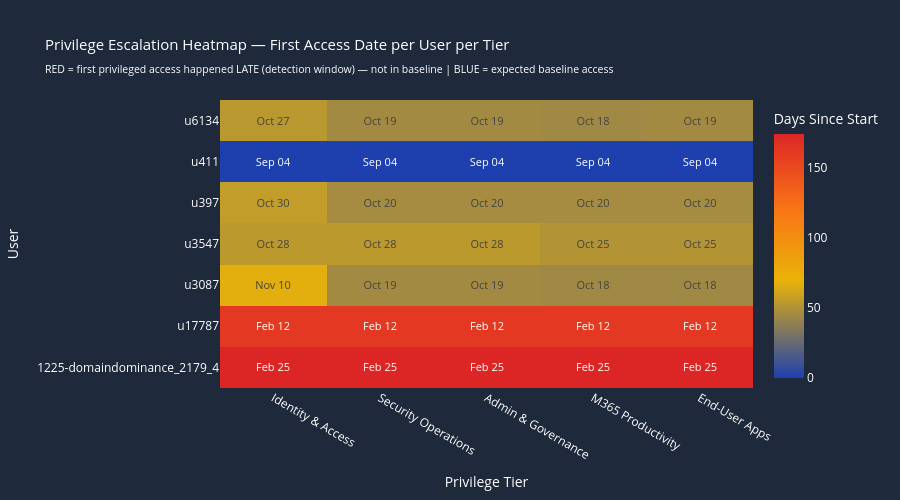

The notebook cell this image was saved under:
### Markdown cell above
---
## Cell 7 — Privilege Escalation Heatmap

For the top drifting users, maps **when they first accessed each privilege tier** — surfacing the escalation trajectory from low-privilege (T4/T5) through to high-privilege admin surfaces (T1/T2).

The heatmap reads left-to-right as a timeline and top-to-bottom by privilege tier. A **red cell in an early column for T1/T2** means an account reached critical admin tools during the *baseline* period — expected for admins. A **red or orange cell appearing in a later column (detection window)** for T1/T2 on a user who was T4/T5 in the baseline is a **high-confidence privilege escalation signal**.

Notable: `u3087@int.zava-corp.com` first accessed PIM, ZTNA, and AAD Devices on **Feb 20** — 19 days into the window — having previously only accessed security monitoring and productivity tools.

### Code cell
# ==============================================================
# Cell 7 | Privilege Escalation Heatmap
# ==============================================================

# Focus on top scope-drifting users
FOCUS_USERS = [
    "u411@a.alpineskihouse.co",
    "u3547@int.zava-corp.com",
    "u3087@int.zava-corp.com",
    "u17787@int.zava-corp.com",
    "u397@int.zava-corp.com",
    "u6134@int.zava-corp.com",
    "1225-domaindominance_2179_4@ctf.alpineskihouse.co"
]

# First access date per user per privilege tier
priv_escalation = (
    signin_df
    .filter(
        (col("ResultType") == "0") &
        col("UserPrincipalName").isin(FOCUS_USERS)
    )
    .join(tier_map_df, "AppDisplayName", "left")
    .filter(col("PrivilegeTier").isNotNull())
    .withColumn("Day", to_date("TimeGenerated"))
    .groupBy("UserPrincipalName", "PrivilegeTier")
    .agg(
        spark_min("Day").alias("FirstAccessDate"),
        count("*").alias("TotalEvents")
    )
    .toPandas()
)

priv_escalation["FirstAccessDate"] = pd.to_datetime(priv_escalation["FirstAccessDate"])
priv_escalation["DaysSinceStart"] = (priv_escalation["FirstAccessDate"] - pd.Timestamp(BASELINE_START)).dt.days
priv_escalation["IsDetectionWindow"] = priv_escalation["FirstAccessDate"] >= pd.Timestamp(DETECT_START)
priv_escalation["UserLabel"] = priv_escalation["UserPrincipalName"].str.split("@").str[0]
priv_escalation["TierLabel"] = priv_escalation["PrivilegeTier"].str.split("—").str[-1].str.strip()

# Pivot for heatmap: rows = users, cols = tiers
pivot = priv_escalation.pivot_table(
    index="UserLabel", columns="TierLabel",
    values="DaysSinceStart", aggfunc="min"
).fillna(999)

pivot_text = priv_escalation.pivot_table(
    index="UserLabel", columns="TierLabel",
    values="FirstAccessDate", aggfunc="min"
).applymap(lambda d: d.strftime("%b %d") if pd.notna(d) else "—")

# Sort columns by tier (T1 first)
tier_col_order = [c for c in ["Identity & Access", "Security Operations", "Admin & Governance", "M365 Productivity", "End-User Apps"] if c in pivot.columns]
pivot = pivot[[c for c in tier_col_order if c in pivot.columns]]
pivot_text = pivot_text[[c for c in tier_col_order if c in pivot_text.columns]]

# Replace 999 with NaN for display
z_data = pivot.replace(999, np.nan).values
hover_text = pivot_text.values

fig = go.Figure(data=go.Heatmap(
    z=z_data,
    x=list(pivot.columns),
    y=list(pivot.index),
    text=hover_text,
    texttemplate="%{text}",
    textfont=dict(size=11),
    colorscale=[
        [0.0, "#dc2626"],   # Day 0-9 = critical RED (detection window)
        [0.3, "#f97316"],   # Day 9-15 = orange
        [0.6, "#eab308"],   # Day 15-21 = yellow (late baseline)
        [1.0, "#1e40af"]    # Day 21-30 = blue (baseline, expected)
    ],
    reversescale=True,
    colorbar=dict(
        title="Days Since Start",
        tickfont=dict(color="white"),
        titlefont=dict(color="white")
    ),
    hovertemplate="User: %{y}<br>Tier: %{x}<br>First Access: %{text}<extra></extra>"
))

fig.update_layout(
    title="Privilege Escalation Heatmap — First Access Date per User per Tier"
          "<br><sub>RED = first privileged access happened LATE (detection window) — not in baseline | BLUE = expected baseline access</sub>",
    paper_bgcolor="#1e293b", plot_bgcolor="#0f172a",
    font_color="white", title_font_size=15, height=500,
    margin=dict(t=100, b=60, l=80, r=80),
    xaxis=dict(title="Privilege Tier", tickfont=dict(color="white")),
    yaxis=dict(title="User", tickfont=dict(color="white"))
)
fig.show()

### Figure 1 — Plotly figure (JSON) as saved in the notebook; plotly's stock layout.template omitted (floating-point values rounded to 4 significant figures)
{"data": [{"colorbar": {"tickfont": {"color": "white"}, "title": {"font": {"color": "white"}, "text": "Days Since Start"}}, "colorscale": [[0, "#dc2626"], [0.3, "#f97316"], [0.6, "#eab308"], [1, "#1e40af"]], "hovertemplate": "User: %{y}<br>Tier: %{x}<br>First Access: %{text}<extra></extra>", "reversescale": true, "text": [["Feb 25", "Feb 25", "Feb 25", "Feb 25", "Feb 25"], ["Feb 12", "Feb 12", "Feb 12", "Feb 12", "Feb 12"], ["Nov 10", "Oct 19", "Oct 19", "Oct 18", "Oct 18"], ["Oct 28", "Oct 28", "Oct 28", "Oct 25", "Oct 25"], ["Oct 30", "Oct 20", "Oct 20", "Oct 20", "Oct 20"], ["Sep 04", "Sep 04", "Sep 04", "Sep 04", "Sep 04"], ["Oct 27", "Oct 19", "Oct 19", "Oct 18", "Oct 19"]], "textfont": {"size": 11}, "texttemplate": "%{text}", "type": "heatmap", "x": ["Identity & Access", "Security Operations", "Admin & Governance", "M365 Productivity", "End-User Apps"], "y": ["1225-domaindominance_2179_4", "u17787", "u3087", "u3547", "u397", "u411", "u6134"], "z": [[174, 174, 174, 174, 174], [161, 161, 161, 161, 161], [67, 45, 45, 44, 44], [54, 54, 54, 51, 51], [56, 46, 46, 46, 46], [0, 0, 0, 0, 0], [53, 45, 45, 44, 45]]}], "layout": {"font": {"color": "white"}, "height": 500, "margin": {"b": 60, "l": 80, "r": 80, "t": 100}, "paper_bgcolor": "#1e293b", "plot_bgcolor": "#0f172a", "title": {"font": {"size": 15}, "text": "Privilege Escalation Heatmap — First Access Date per User per Tier<br><sub>RED = first privileged access happened LATE (detection window) — not in baseline | BLUE = expected baseline access</sub>"}, "xaxis": {"tickfont": {"color": "white"}, "title": {"text": "Privilege Tier"}}, "yaxis": {"tickfont": {"color": "white"}, "title": {"text": "User"}}}}
